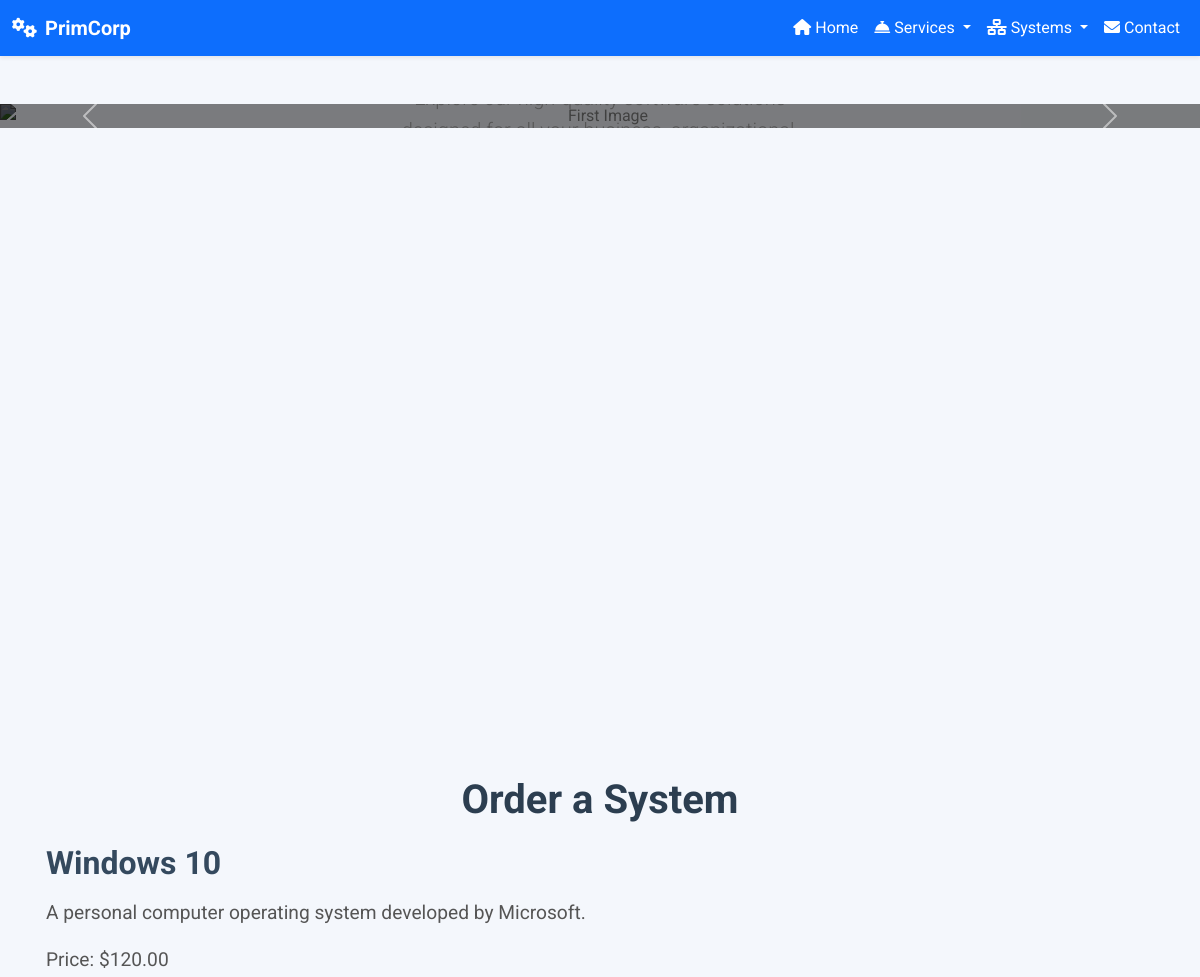
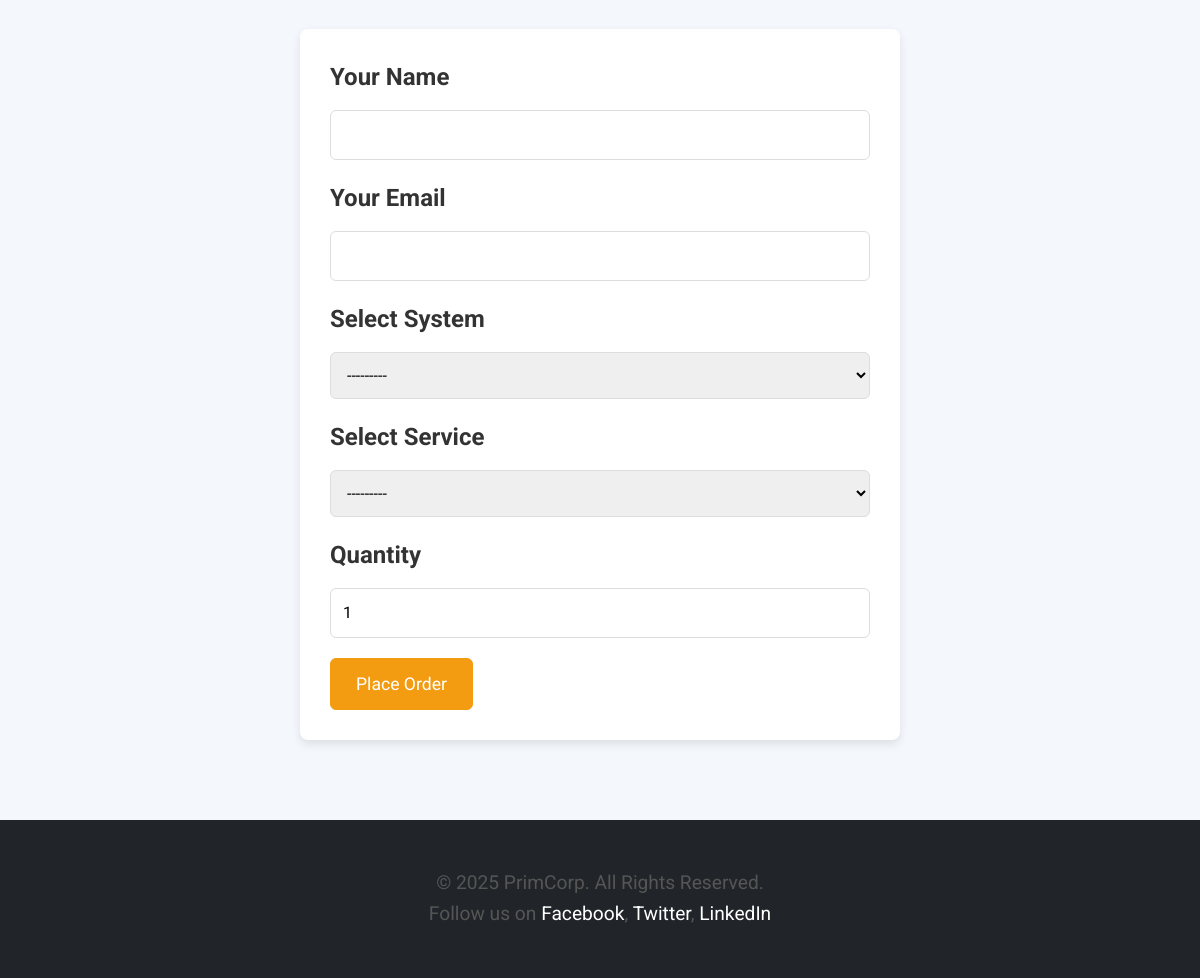
The page /orders/order/2/ on the database its author committed (2 pictures, top to bottom).
### store/models.py (models this page shows)
class System(models.Model):
    name = models.CharField(max_length=200)
    description = models.TextField()
    price = models.DecimalField(max_digits=10, decimal_places=2)
    image = models.ImageField(upload_to='systems/', null=True, blank=True)
    def __str__(self):
        return self.name

### orders/views.py (the view)
# urls.py: path('order/<int:system_id>/', views.order_system, name='order_system'),
def order_system(request, system_id=None):
    system = None
    if system_id:
        from store.models import System
        system = System.objects.get(id=system_id)
    if request.method == 'POST':
        form = OrderForm(request.POST)
        if form.is_valid():
            order = form.save(commit=False)
            if system:
                order.system = system
            order.save()
            return redirect('order_confirmation', order_id=order.id)
    else:
        form = OrderForm()
    return render(request, 'orders/order_system.html', {'form': form, 'system': system})

### orders/forms.py
class OrderForm(forms.ModelForm):
    class Meta:
        model = Order
        fields = ['customer_name', 'customer_email', 'system', 'service', 'quantity']

### store/models.py (called while the page is built)
    def __str__(self):
        return self.title

### orders/templates/orders/order_system.html (shortened to what this page needs)
{% extends 'base.html' %}
{% block content %}
    <h1>Order a System</h1>
    {% if system %}
        <h2>{{ system.name }}</h2>
        <p>{{ system.description }}</p>
        <p>Price: ${{ system.price }}</p>
    {% endif %}
    <form method="POST">
        <div class="form-group">
            <label for="id_customer_name" class="section-title">Your Name</label>
            {{ form.customer_name }}
        </div>
        <div class="form-group">
            <label for="id_customer_email" class="section-title">Your Email</label>
            {{ form.customer_email }}
        </div>
        <div class="form-group">
            <label for="id_system" class="section-title">Select System</label>
            {{ form.system }}
        </div>
        <div class="form-group">
            <label for="id_service" class="section-title">Select Service</label>
            {{ form.service }}
        </div>
        <div class="form-group">
            <label for="id_quantity" class="section-title">Quantity</label>
            {{ form.quantity }}
        </div>
        <button type="submit" class="btn btn-primary">Place Order</button>
    </form>
{% endblock %}

### static/css/styles.css (style rules this page uses)
body { background: url('https://img.freepik.com/free-vector/blue-white-gradient-abstract-background_53876-60241.jpg?ga=GA1.1.2139467611.1745760184&semt=ais_hybrid&w=740') no-repeat center center fixed; background-size: cover; background-attachment: fixed; background-repeat: no-repeat; background-position: center; background-color: #f0f8ff; font-family: 'Poppins', sans-serif; color: #333; margin: 0; padding: 0; min-height: 100vh; }
h2 { font-weight: 700; font-size: 2rem; margin-bottom: 1rem; }

### orders/templates/orders/order_system.html (style rules this page uses)
body { font-family: 'Roboto', sans-serif; background-color: #f4f7fc; color: #333; margin: 0; padding: 0; }
h1 { font-size: 2.5rem; font-weight: 700; color: #2c3e50; margin-bottom: 20px; text-align: center; }
h2 { font-size: 2rem; color: #34495e; margin-top: 20px; }
p { font-size: 1.2rem; line-height: 1.6; color: #555; }
form { background-color: #ffffff; border-radius: 8px; padding: 30px; box-shadow: 0 4px 10px rgba(0, 0, 0, 0.1); margin-top: 30px; max-width: 600px; margin-left: auto; margin-right: auto; }
form input, form select, form textarea { width: 100%; padding: 12px; font-size: 1rem; border: 1px solid #ddd; border-radius: 6px; margin-bottom: 20px; transition: border 0.3s ease; }
button[type="submit"] { background-color: #f39c12; border-color: #f39c12; color: white; font-size: 1.1rem; padding: 12px 25px; border-radius: 6px; cursor: pointer; transition: background-color 0.3s, border-color 0.3s; }
.section-title { margin-bottom: 15px; font-weight: bold; font-size: 1.5rem; }

### rows shown on the page
System: name "Windows 10", description "A personal computer operating system developed by Microsoft.", price "120.00"
